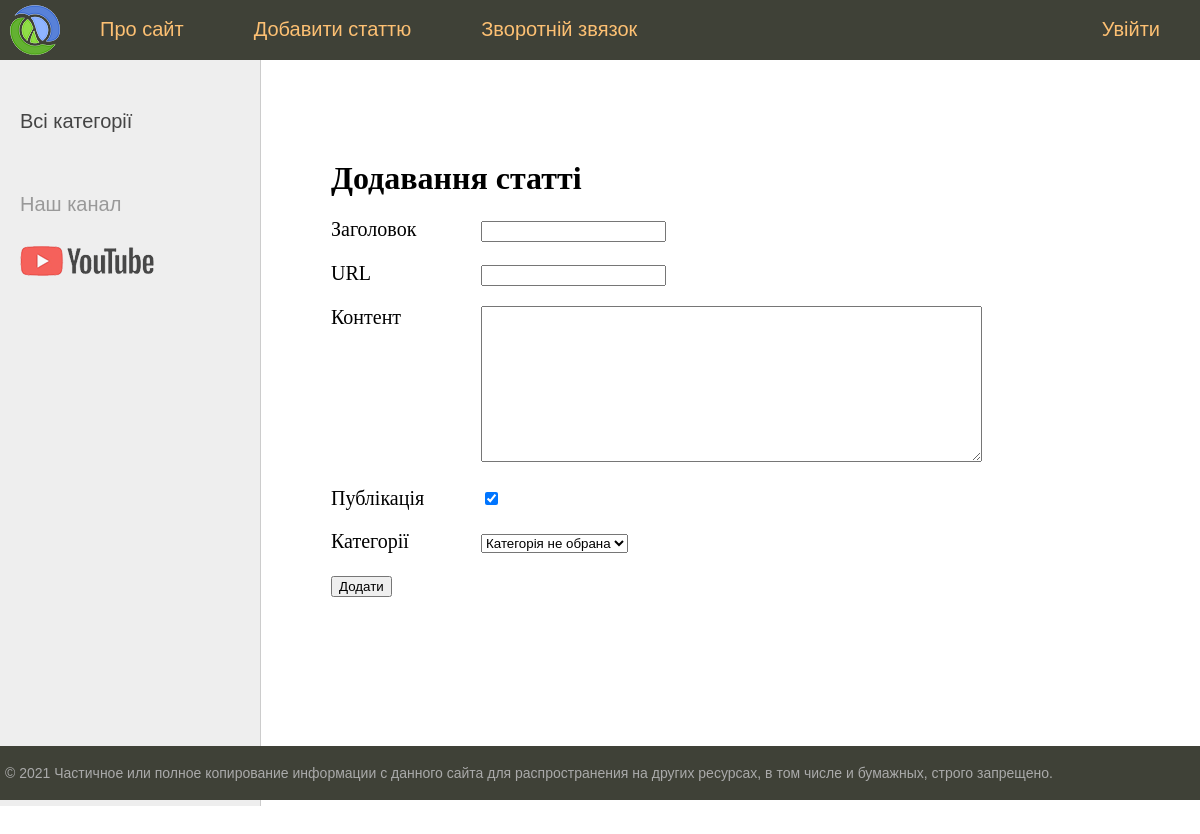
Page /addpage/ on the earlier database version.
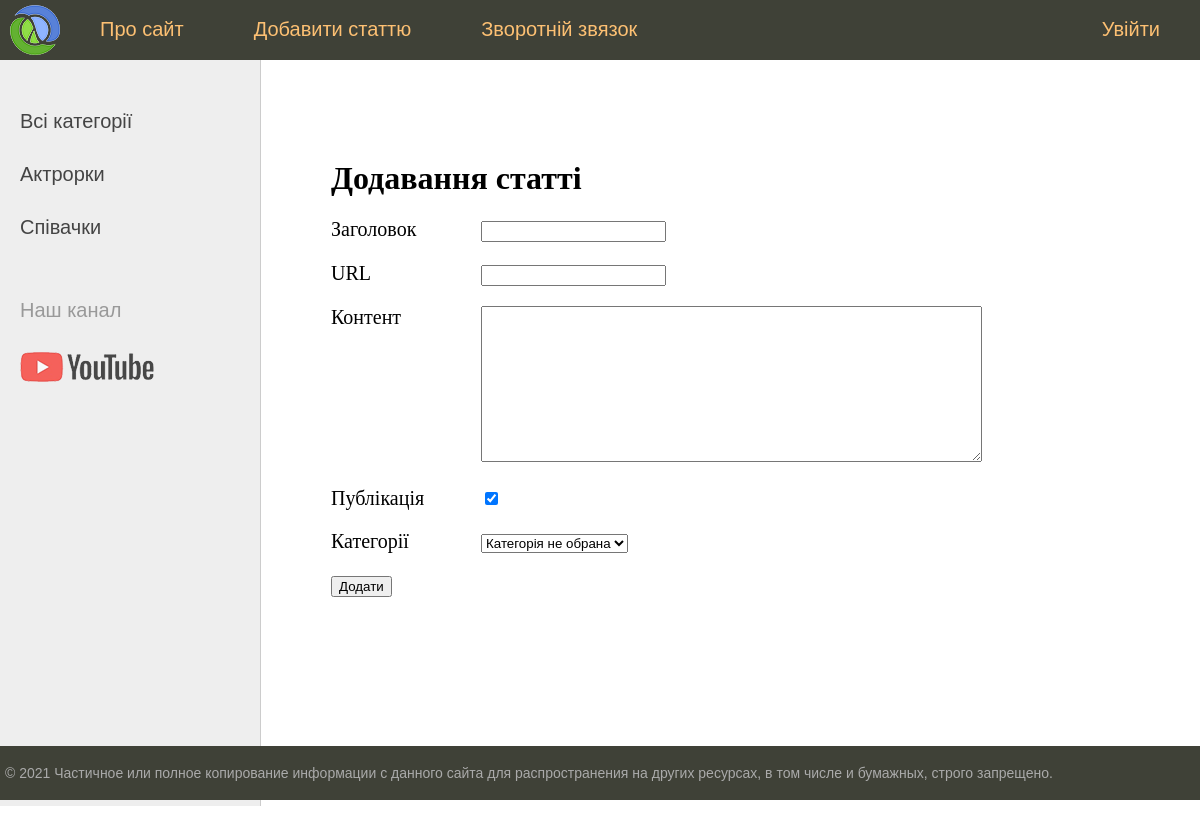
Same page on the later database version.
### women/models.py (models this page shows)
class Category(models.Model):
    name = models.CharField(max_length=100, db_index=True,
                                verbose_name='Категорія')
    slug = models.SlugField(max_length=255, unique=True,
                                db_index=True, verbose_name='URL')
    def __str__(self):
        return self.name
    def get_ablosute_url(self):
        return reverse('category', kwargs={'cat_id':self.pk})
    class Meta:
        verbose_name = 'Категорію'
        verbose_name_plural = 'Категорії'
        ordering = ['id']

### women/views.py (the view)
# urls.py: path('addpage/', addpage, name='add_page'),
def addpage(request):
    if request.method == 'POST':
        form = AddPostForms(request.POST)
        if form.is_valid():
            try:
                Women.objects.create(**form.cleaned_data)
                return redirect('home')
            except:
                form.add_error(None, 'Помилка додавання статті')
    else:
        form = AddPostForms()
    return render(request, 'women/addpage.html',
                {'form':form, 'menu':menu, 'title':'Додавання статті'})

### women/forms.py
class AddPostForms(forms.Form):
    title = forms.CharField(max_length=255, label='Заголовок')
    slug = forms.SlugField(max_length=255, label='URL')
    content = forms.CharField(widget=forms.Textarea(attrs={'cols':60,
                                                'rows':10}), label='Контент')
    is_published = forms.BooleanField(label='Публікація',
                                                required=False, initial=True)
    cat = forms.ModelChoiceField(queryset=Category.objects.all(),
                        label='Категорії', empty_label='Категорія не обрана')

### women/templatetags/women_tags.py (called while the page is built)
@register.simple_tag(name='getcats')
def get_categories(filter=None):
    if not filter:
        return Category.objects.all()
    else:
        return Category.objects.filter(pk=filter)

@register.inclusion_tag('women/list_categories.html')
def show_categories(sort=None, cat_selected=0):
    if not sort:
        cats = Category.objects.all()
    else:
        cats = Category.objects.order_by(sort)
    return {'cats':cats, 'cat_selected':cat_selected}

### women/templates/women/addpage.html (shortened to what this page needs)
{% extends 'women/base.html' %}
{% block content %}
    <h1>{{ title }}</h1>
    <form action="{% url 'add_page' %}" method="post">
        {% for f in form %}
            <p><label for="{{ f.id_for_laber }}" class="form-label">
                {{ f.label }}
            </label>{{ f }}</p>
        {% endfor %}
        <button type="submit">Додати</button>
    </form>
{% endblock %}

### women/templates/women/list_categories.html
{% for c in cats %}
    {% if c.pk == cat_selected %}
        <li class="selected">{{ c.name }}</li>
    {% else %}
        <li><a href="{{ c.get_ablosute_url }}">{{ c.name }}</a></li>
    {% endif %}
{% endfor %}

Differences in the rows shown:
added Category: name "Актрорки"
added Category: name "Співачки"
